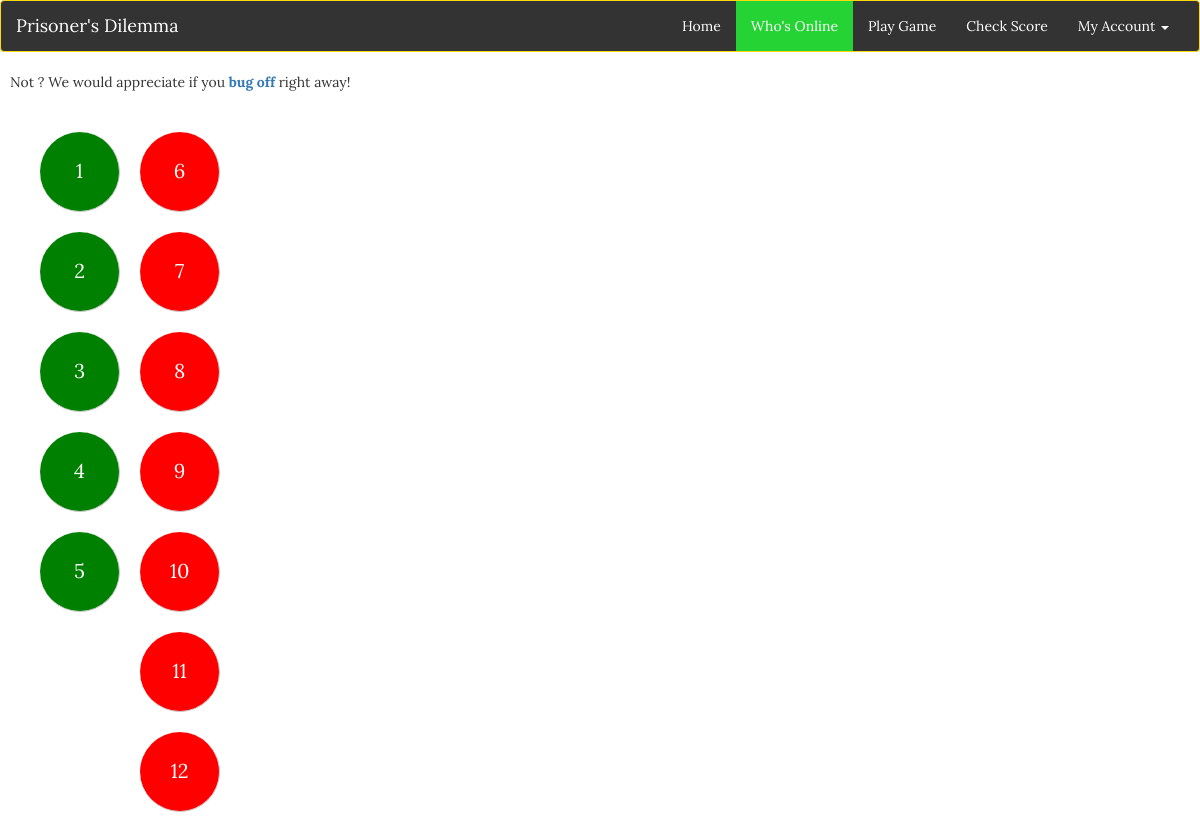
/useronline.php, run on the app's committed database.
### tables this page shows
CREATE TABLE IF NOT EXISTS `users` (
  `id` int(11) NOT NULL,
  `usernames` varchar(255) NOT NULL,
  `first_name` varchar(255) NOT NULL,
  `last_name` varchar(255) NOT NULL,
  `email` varchar(255) NOT NULL,
  `confirmed_email` varchar(255) NOT NULL,
  `pw` varchar(255) NOT NULL,
  `confirmed_pw` varchar(255) NOT NULL,
  `course` varchar(12) DEFAULT NULL,
  `section` int(2) DEFAULT NULL,
  `online_status` int(1) NOT NULL DEFAULT '0'
);

### session.php (called while the page is built, shortened)
<?php
$mysqli = new mysqli("localhost","root","", "zillionsparks_db");
$user_check=$_SESSION['login_user'];
$result = $mysqli->query("SELECT * from users where usernames='$user_check'");
$row = $result->fetch_assoc();
$login_id=$row['id'];
?>

### useronline.php (the view, shortened to what this page needs)
<!doctype html>
<html>
<head>
	<link rel="stylesheet" href="https://maxcdn.bootstrapcdn.com/bootstrap/3.3.5/css/bootstrap.min.css">
	<link href="css/stylesheet.css" rel="stylesheet">
	<link href="css/custom.css" rel="stylesheet">
</head>
<body>
	<header class="navbar navbar-default">
		<div class="container-fluid">
			<div class="navbar-header">
				<a class="navbar-brand" href="index.php">Prisoner's Dilemma</a>
			</div>
			<div class="collapse navbar-collapse" id="collapse">
				<ul class="nav navbar-nav navbar-right">
					<li><a href="profilepage.php">Home</a></li>
					<li class="active"><a href="useronline.php">Who's Online</a></li>
					<li><a href="playgame.php">Play Game</a></li>
					<li><a href="#">Check Score</a></li>
					<li class="dropdown">
						<a href="#" class="dropdown-toggle" data-toggle="dropdown" role="button" aria-haspopup="true" aria-expanded="false">My Account <span class="caret"></span></a>
					</li>
				</ul>
			</div>
		</div>
	</header>
	<?php
		include('connection.php');
		include('session.php');
		echo "<spam style ='margin-left:10px'>Not ".$login_session." ".$login_lname." ? We would appreciate if you "."<a style='text-decoration:none' href='logout.php'><strong> bug off </strong></a> ". "  right away!</span>";
		$online_users_query="SELECT * from users WHERE online_status='1'";
		$offline_users_query="SELECT * from users WHERE online_status='0'";
		$result = $dbc -> query($online_users_query);
		$result1 = $dbc -> query($offline_users_query);
		if ($result -> num_rows > 0) {
	?>
	<div class="container">
		<div class="user-list">
			<ul class="list-unstyled">
				<li>
				<?php while ($row = $result->fetch_assoc())
						{
							if (($row['id']) != $login_id) {
								echo "&nbsp;"."<div class='outerContainer green'>".
									"<div class='innerContainer'>"."<a href='playgame.php?id=".$row['id']."' style='color:white'>".$row['id']."</a>"."<br />".
									"</div>".
									"</div>";
							}
						}
				}
				?>
				</li>
				<li>
				<?php
				if ($result1 -> num_rows > 0) {
					while ($row = $result1->fetch_assoc())
					{
					echo "&nbsp;"."<div class='outerContainer red'>".
						"<div class='innerContainer'>" .$row['id']."<br />".
						"</div>".
					"</div>";
					}
				}
				?>
				</li>
			</ul>
		</div>
	</div>
</body>
</html>

### css/stylesheet.css (style rules this page uses)
body { font-family: 'Lora', serif; }
.navbar-default { background-color: #DAFFD8; border-color: #e7e7e7; }
.navbar-default .navbar-nav>.active>a, .navbar-default .navbar-nav>.active>a:focus, .navbar-default .navbar-nav>.active>a:hover { color: #FFF; background-color: #25D434; }
div { border-radius: 5px; }

### css/custom.css (style rules this page uses)
.navbar-default .navbar-brand { color:#fff; }
.navbar-default .navbar-nav>li>a { color:#fff; }
.navbar-default .navbar-collapse, .navbar-default .navbar-form { color:#fff; }
.navbar-default { background-color: #333; border-color: #ffd90f; }
.outerContainer { height: 80px; overflow: hidden; width: 80px; border-radius: 50%; border-bottom: 1px solid #CCCCCC; border-right: 1px solid #CCCCCC; }
.innerContainer { width: 100%; font-size: 20px; color: white; }
.user-list li { float: left; margin: 10px; text-transform: uppercase; text-decoration: none; }
.user-list li .outerContainer { display: table; height: 80px; overflow: hidden; width: 80px; border-radius: 50%; border-bottom: 1px solid #CCCCCC; border-right: 1px solid #CCCCCC; }
.user-list li .outerContainer .innerContainer { display: table-cell; vertical-align: middle; width: 100%; margin: 0 auto; text-align: center; font-size: 20px; color: white; }
.red { background-color: red; }
.green { background-color: green; }

### data on the page
users: id "1"
users: id "2"
users: id "3"
users: id "4"
users: id "5"
users: id "6"
users: id "7"
users: id "8"
users: id "9"
users: id "10"
users: id "11"
users: id "12"
